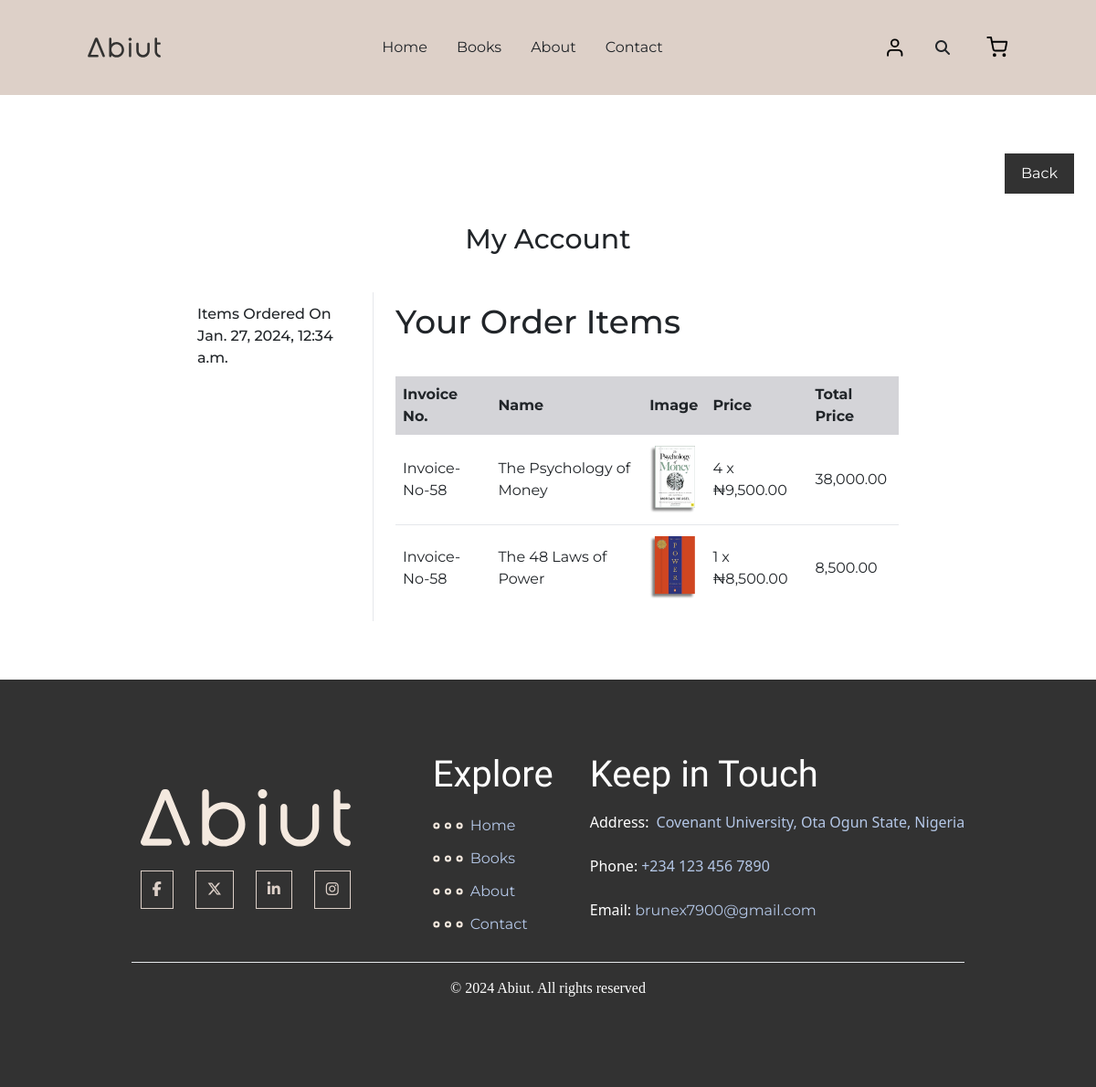
The app's page /app/order_details/58 with its own data.
### core/models.py (models this page shows, shortened)
class CartOrder(models.Model):
    user = models.ForeignKey(User, on_delete=models.CASCADE)
    total_amount = models.DecimalField(max_digits=99999, decimal_places=2, default="0.00")
    paid = models.BooleanField(default=False)
    order_date = models.DateTimeField(auto_now_add=True, editable=True)
    class Meta:
        verbose_name_plural = "Cart Order"

class CartOrderItem(models.Model):
    order = models.ForeignKey(CartOrder, on_delete=models.CASCADE)
    invoice_number = models.CharField(max_length=200)
    book = models.ForeignKey(Book, on_delete=models.CASCADE)
    quantity = models.IntegerField(default=0)
    image = models.CharField(max_length=200)
    price = models.DecimalField(max_digits=99999, decimal_places=2, default="0.00")
    total = models.DecimalField(max_digits=99999, decimal_places=2, default="0.00")
    class Meta:
        verbose_name_plural = "Cart Order Items"

class Book(models.Model):
    bid = ShortUUIDField(unique=True, length=10, max_length=20, prefix="bk")
    category = models.ForeignKey(Category, on_delete=models.SET_NULL, null=True)
    author = models.CharField(max_length=100, null=False, blank=False, default="Abuit")
    title = models.CharField(max_length=100)
    image = models.ImageField(upload_to="books")
    description = models.TextField(null=True, blank=True, default=f"A Wonderfull Book called {title}")
    price = models.DecimalField(max_digits=99999, decimal_places=2)
    old_price = models.DecimalField(max_digits=99999, decimal_places=2, default="2000")
    publication_year = models.IntegerField(default=2023)
    availablity = models.CharField(max_length=40, choices=AVAliABLITY_CHOICES, default="Pre-Order")
    in_stock = models.BooleanField(default=True)
    date_added = models.DateTimeField(auto_now_add=True)
    class Meta:
        verbose_name_plural = "books"

### core/views.py (the view)
# urls.py: path('order_details/<oid>', views.order_details, name='order-details'),
def order_details(request, oid):
    order_id = int(oid)
    order = get_object_or_404(CartOrder, id=order_id)
    order_items = CartOrderItem.objects.filter(order=order)
    context = {
        "order": order,
        "order_items": order_items
    }
    return render(request, "core/order_detail.html", context)

### core/context_processor.py (called while the page is built)
def default(request):
    year = timezone.now().year
    min_max = Book.objects.aggregate(Min("price"), Max("price"))
    cart_data = request.session["cart_data_obj"] if "cart_data_obj" in request.session else {}
    if len(cart_data) == 0:
        cart_is_empty = {"cart_is_empty": 1}
        request.session["cart_is_empty"] = cart_is_empty
    else:
        cart_is_empty = {"cart_is_empty": 0}
        request.session["cart_is_empty"] = cart_is_empty
    return {
        'year': year,
        "min_max_price": min_max,
        "cart_is_empty": cart_is_empty,
        "cart_data": cart_data,
        "total_cart_items": len(cart_data),
        "total_cart_price": sum(
            [float(cart_data[book]['price']) * float(cart_data[book]['quantity']) for book in cart_data]),
    }

### templates/core/order_detail.html (shortened to what this page needs)
{% extends 'layout/base.html' %}
{% load static %}
{% load humanize %}
{% block content %}
    {% include 'layout/navbar.html' %}
    <section class="tz-flex tw-h-full tz-py-16">
        <div class="tz-flex tz-flex-col tz-gap-8 tz-items-center tz-w-full tz-font-primary">
        <div class="tz-flex tz-w-full tz-justify-end tz-px-6 ">
            <a href="{% url 'core:profile' %}"><button
                    class="tz-flex tz-py-2 tz-px-4 tz-border-2 tz-border-transparent tw-bg-secondary tz-text-white ">
                Back
            </button></a>
        </div>
            <h1 class="tz-text-3xl">My Account</h1>
            <div class="tz-flex tz-flex-col md:tz-flex-row tz-gap-4 tz-w-full md:tz-px-20 lg:tz-px-48 tz-divide-x ">
                <div
                        class="tz-flex tz-flex-row md:tz-flex-col  md:tz-w-1/4 tz-font-medium tz-w-full tz-justify-center md:tz-justify-start">
                    <div class="tz-px-6 tz-py-3 inactive">
                        Items Ordered On {{ order.order_date }}
                    </div>
                </div>
                <div class="tz-w-full md:tz-w-3/4">
                    <div class="tz-flex tz-flex-col tz-gap-3" id="orders">
                        <div class="md:tz-px-6 tz-py-3 tz-flex tz-flex-col tz-gap-8">
                            <h1 class="tz-text-4xl">Your Order Items</h1>
                            <table class="tz-table-auto">
                                <thead class="tz-bg-zinc-300 tz-rounded-t">
                                <tr>
                                    <th>
                                        Invoice No.
                                    </th>
                                    <th>
                                        Name
                                    </th>
                                    <th>
                                        Image
                                    </th>
                                    <th>
                                        Price
                                    </th>
                                    <th>
                                        Total Price
                                    </th>
                                </tr>
                                </thead>
                                <tbody class="tz-divide-y">
                                {% for o in order_items %}
                                    <tr>
                                        <td>{{ o.invoice_number }}</td>
                                        <td>{{ o.book.title }}</td>
                                        <td><img src="{{ o.image }}" width="50"></td>
                                        <td>{{ o.quantity }} x ₦{{ o.price| intcomma }}</td>
                                        <td>{{ o.total| intcomma }}</td>
                                    </tr>
                                {% endfor %}
                                </tbody>
                            </table>
                        </div>
                    </div>
                </div>
            </div>
        </div>
    </section>
    {% include 'layout/footer.html' %}
{% endblock %}

### records on screen
CartOrder: order_date "Jan. 27, 2024, 12:34 a.m."
CartOrderItem: invoice_number "Invoice-No-58", book "The Psychology of Money", image (picture), quantity "4", price "9,500.00", total "38,000.00"
CartOrderItem: invoice_number "Invoice-No-58", book "The 48 Laws of Power", image (picture), quantity "1", price "8,500.00", total "8,500.00"
